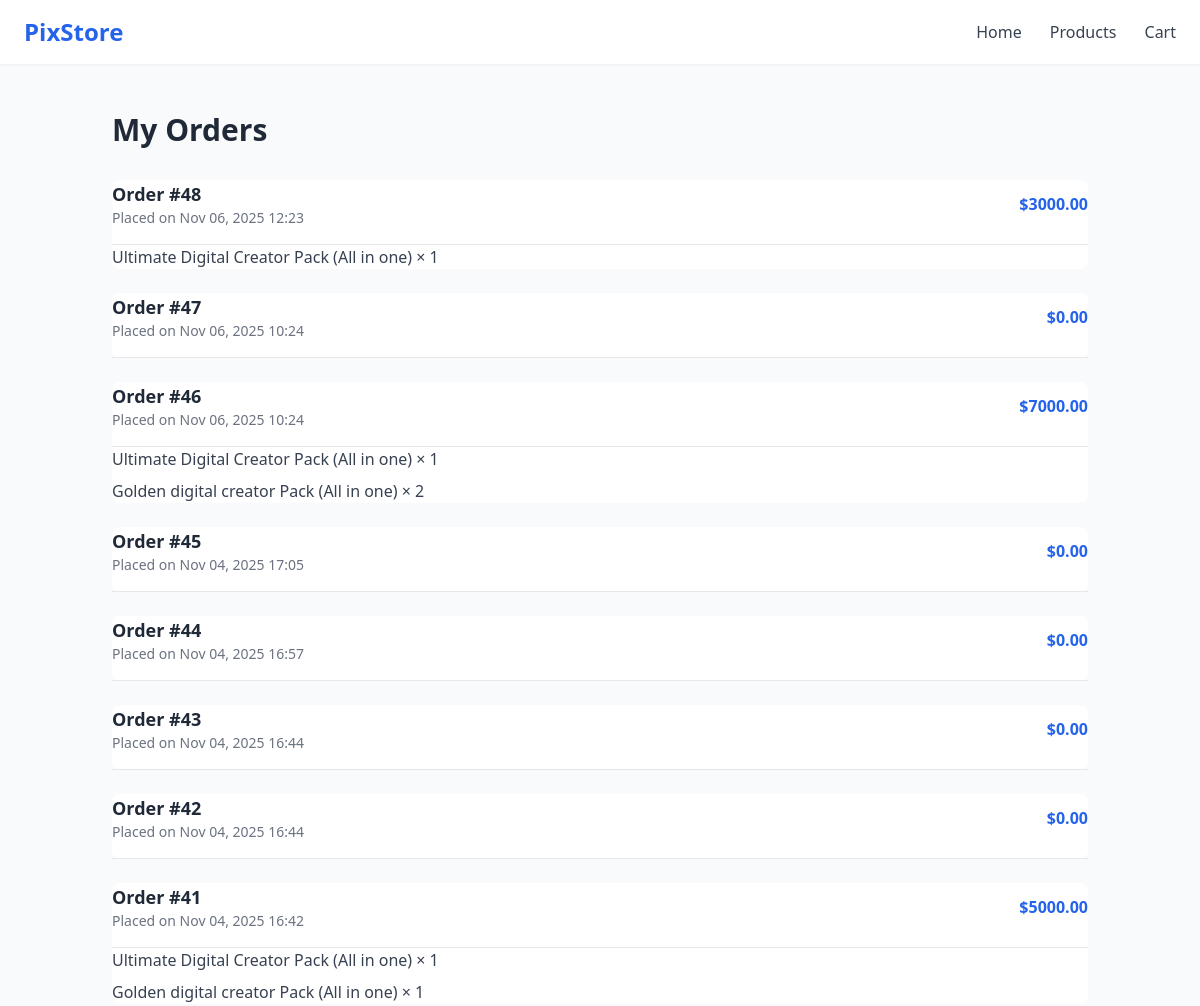
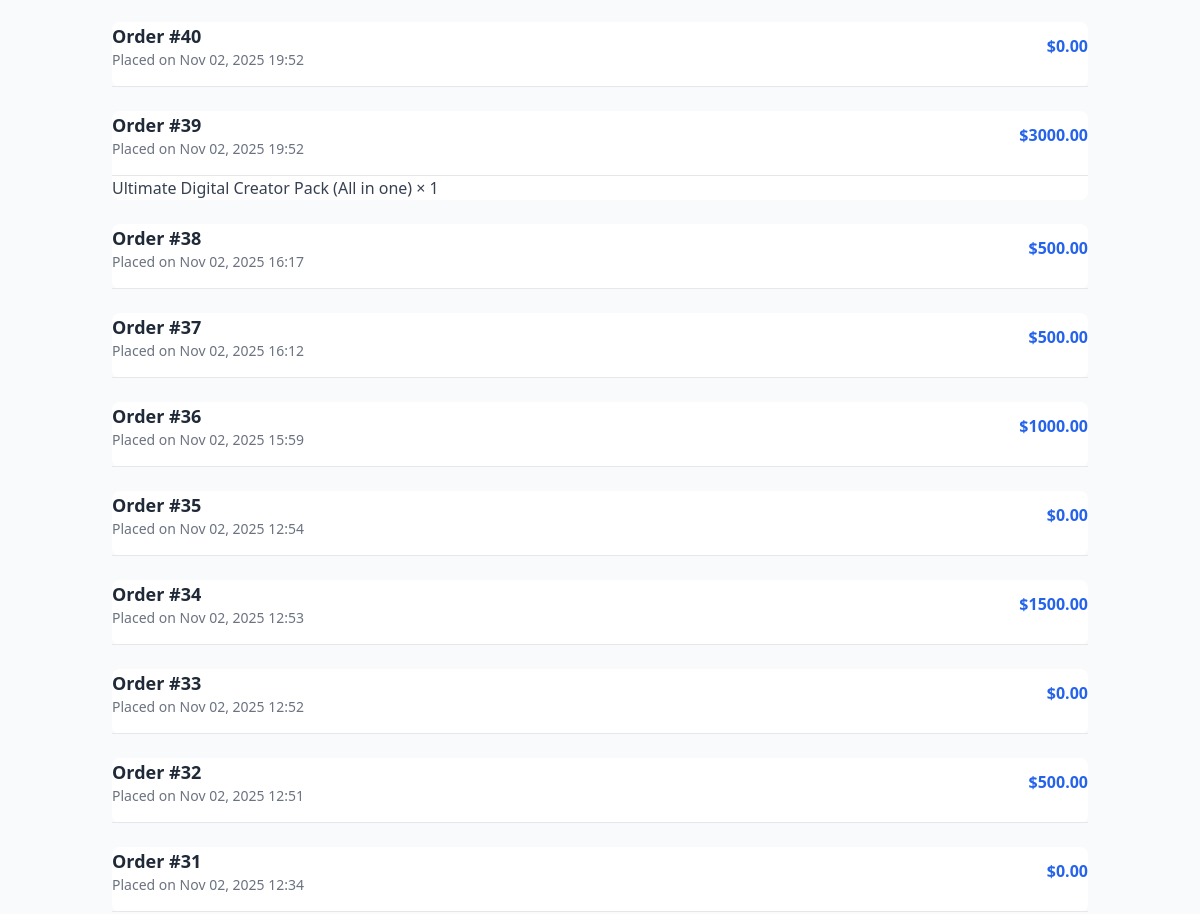
/en/orders/ (signed in, upper part), run on an earlier commit of the app's database (2 pictures, top to bottom).
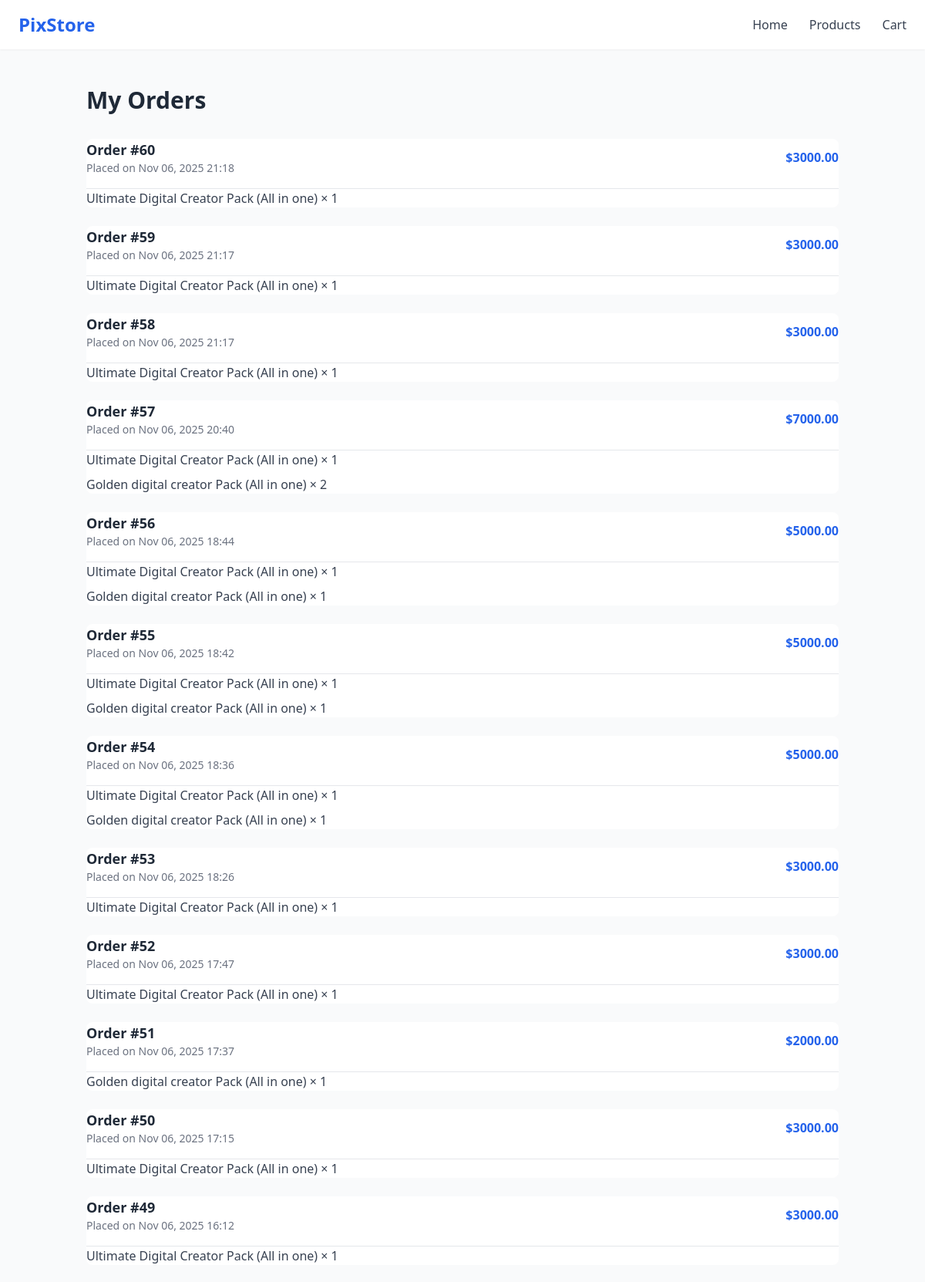
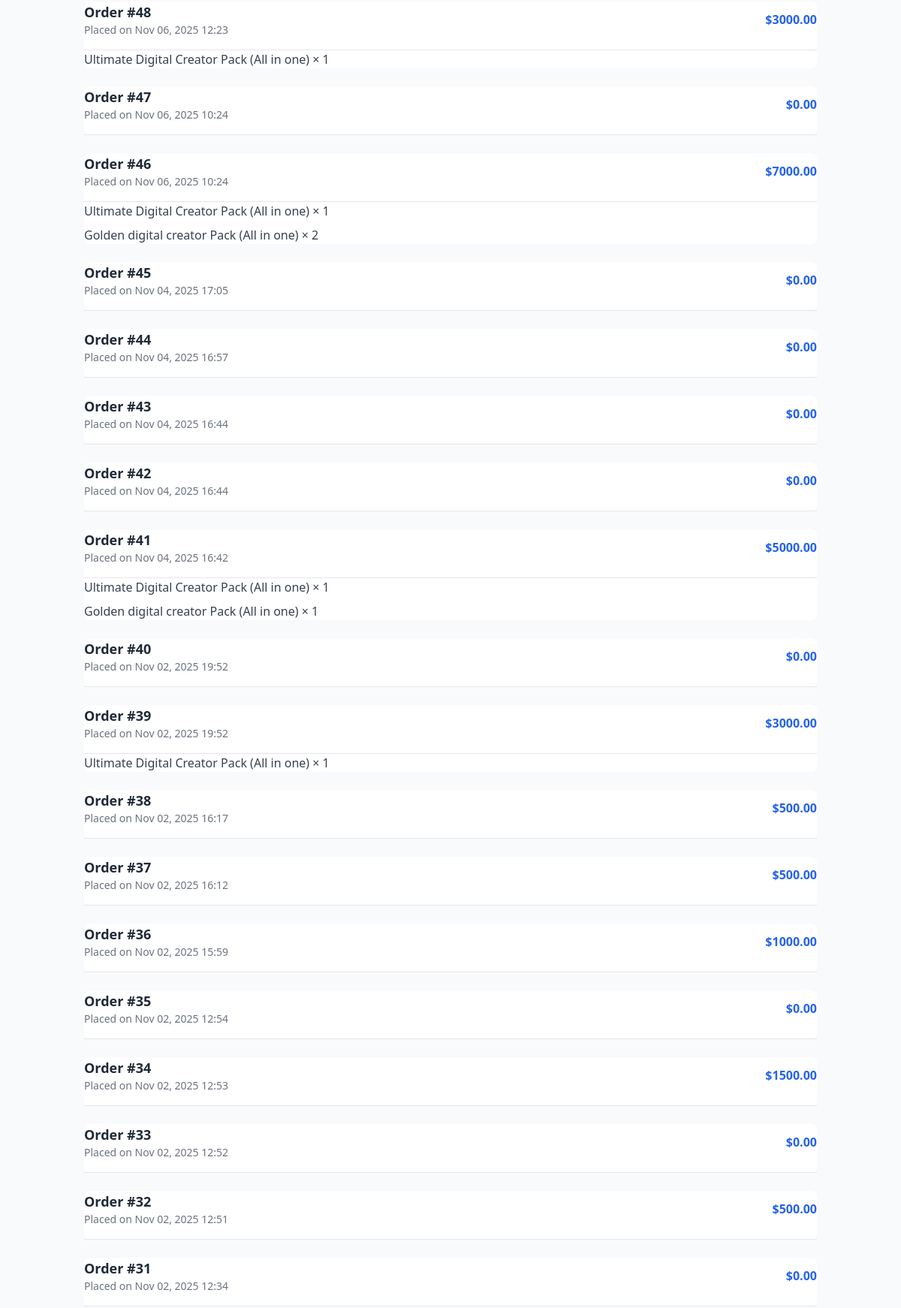
And on a later commit of the database (2 pictures, top to bottom).
### store/models.py (models this page shows, shortened)
class Order(models.Model):
    user = models.ForeignKey(User, on_delete=models.SET_NULL, null=True, blank=True)
    name = models.CharField(max_length=100, blank=True, null=True)
    email = models.EmailField(blank=True, null=True)
    total_price = models.DecimalField(max_digits=10, decimal_places=2)
    paid = models.BooleanField(default=False)
    created_at = models.DateTimeField(default=timezone.now)

class OrderItem(models.Model):
    order = models.ForeignKey(Order, on_delete=models.CASCADE, related_name='items')
    product = models.ForeignKey('Product', on_delete=models.CASCADE)
    quantity = models.PositiveIntegerField(default=1)
    price = models.DecimalField(max_digits=10, decimal_places=2)

class Product(models.Model):
    name = models.CharField(max_length=255)
    description = models.TextField()
    price = models.DecimalField(max_digits=6, decimal_places=2)
    old_price = models.DecimalField(max_digits=6, decimal_places=2, null=True, blank=True)
    image = CloudinaryField('image', folder='products/')
    category = models.ForeignKey(Category, on_delete=models.SET_NULL, blank=True, null=True)

### store/views.py (the view)
# urls.py: path('orders/', views.my_orders, name='my_orders'),
def my_orders(request):
    if request.user.is_authenticated:
        orders = Order.objects.filter(user=request.user).prefetch_related('items').order_by('-created_at')
    else:
        orders = []
    return render(request, 'store/my_orders.html', {'orders': orders})

### store/context_processors.py (called while the page is built)
def cart_count_context(request):
    return {'cart_count': get_cart_count(request)}

def cart_count(request):
    return {'cart_count': get_cart_count(request)}

### store/utils.py (called while the page is built)
def get_cart_count(request):
    cart = request.session.get('cart', {})
    return sum(cart.values())

### store/templates/store/my_orders.html (shortened to what this page needs)
{% load static %}
<!DOCTYPE html>
<html lang="en">
<head>
  <link rel="stylesheet" href="{% static 'css/output.css' %}">
</head>
<body class="bg-gray-50 text-gray-800">
<header class="bg-white shadow-sm sticky top-0 z-50">
  <div class="max-w-7xl mx-auto px-6 py-4 flex justify-between items-center">
    <a href="/" class="text-2xl font-bold text-blue-600">PixStore</a>
    <nav class="space-x-6">
      <a href="{% url 'home' %}" class="text-gray-700 hover:text-blue-600">Home</a>
      <a href="{% url 'products' %}" class="text-gray-700 hover:text-blue-600">Products</a>
      <a href="{% url 'cart' %}" class="text-gray-700 hover:text-blue-600">Cart</a>
    </nav>
  </div>
</header>
<main class="max-w-5xl mx-auto px-6 py-12">
  <h1 class="text-3xl font-bold mb-8">My Orders</h1>
  {% if orders %}
  <div class="space-y-6">
    {% for order in orders %}
    <div class="bg-white rounded-lg shadow p-6">
      <div class="flex justify-between items-center mb-4">
        <div>
          <h2 class="text-lg font-semibold">Order #{{ order.id }}</h2>
          <p class="text-sm text-gray-500">Placed on {{ order.created_at|date:"M d, Y H:i" }}</p>
        </div>
        <span class="text-blue-600 font-semibold">${{ order.total_price }}</span>
      </div>
      <div class="border-t pt-4 space-y-2">
        {% for item in order.items.all %}
          <p class="text-gray-700">{{ item.product.name }} × {{ item.quantity }}</p>
        {% endfor %}
      </div>
    </div>
    {% endfor %}
  </div>
  {% else %}
  <p>You haven’t placed any orders yet.</p>
  {% endif %}
</main>
</body>
</html>

What changed in the data, as far as the page shows it:
added Order: id "60", created_at "Nov 06, 2025 21:18", total_price "3000.00"
added OrderItem: product.name "Ultimate Digital Creator Pack (All in one)", quantity "1", shown under "60"
added Order: id "59", created_at "Nov 06, 2025 21:17", total_price "3000.00"
added OrderItem: product.name "Ultimate Digital Creator Pack (All in one)", quantity "1", shown under "59"
added Order: id "58", created_at "Nov 06, 2025 21:17", total_price "3000.00"
added OrderItem: product.name "Ultimate Digital Creator Pack (All in one)", quantity "1", shown under "58"
added Order: id "57", created_at "Nov 06, 2025 20:40", total_price "7000.00"
added OrderItem: product.name "Ultimate Digital Creator Pack (All in one)", quantity "1", shown under "57"
added OrderItem: product.name "Golden digital creator Pack (All in one)", quantity "2", shown under "57"
added Order: id "56", created_at "Nov 06, 2025 18:44", total_price "5000.00"
added OrderItem: product.name "Ultimate Digital Creator Pack (All in one)", quantity "1", shown under "56"
added OrderItem: product.name "Golden digital creator Pack (All in one)", quantity "1", shown under "56"
added Order: id "55", created_at "Nov 06, 2025 18:42", total_price "5000.00"
added OrderItem: product.name "Ultimate Digital Creator Pack (All in one)", quantity "1", shown under "55"
added OrderItem: product.name "Golden digital creator Pack (All in one)", quantity "1", shown under "55"
added Order: id "54", created_at "Nov 06, 2025 18:36", total_price "5000.00"
added OrderItem: product.name "Ultimate Digital Creator Pack (All in one)", quantity "1", shown under "54"
added OrderItem: product.name "Golden digital creator Pack (All in one)", quantity "1", shown under "54"
added Order: id "53", created_at "Nov 06, 2025 18:26", total_price "3000.00"
added OrderItem: product.name "Ultimate Digital Creator Pack (All in one)", quantity "1", shown under "53"
added Order: id "52", created_at "Nov 06, 2025 17:47", total_price "3000.00"
added OrderItem: product.name "Ultimate Digital Creator Pack (All in one)", quantity "1", shown under "52"
added Order: id "51", created_at "Nov 06, 2025 17:37", total_price "2000.00"
added OrderItem: product.name "Golden digital creator Pack (All in one)", quantity "1", shown under "51"
added Order: id "50", created_at "Nov 06, 2025 17:15", total_price "3000.00"
added OrderItem: product.name "Ultimate Digital Creator Pack (All in one)", quantity "1", shown under "50"
added Order: id "49", created_at "Nov 06, 2025 16:12", total_price "3000.00"
added OrderItem: product.name "Ultimate Digital Creator Pack (All in one)", quantity "1", shown under "49"
